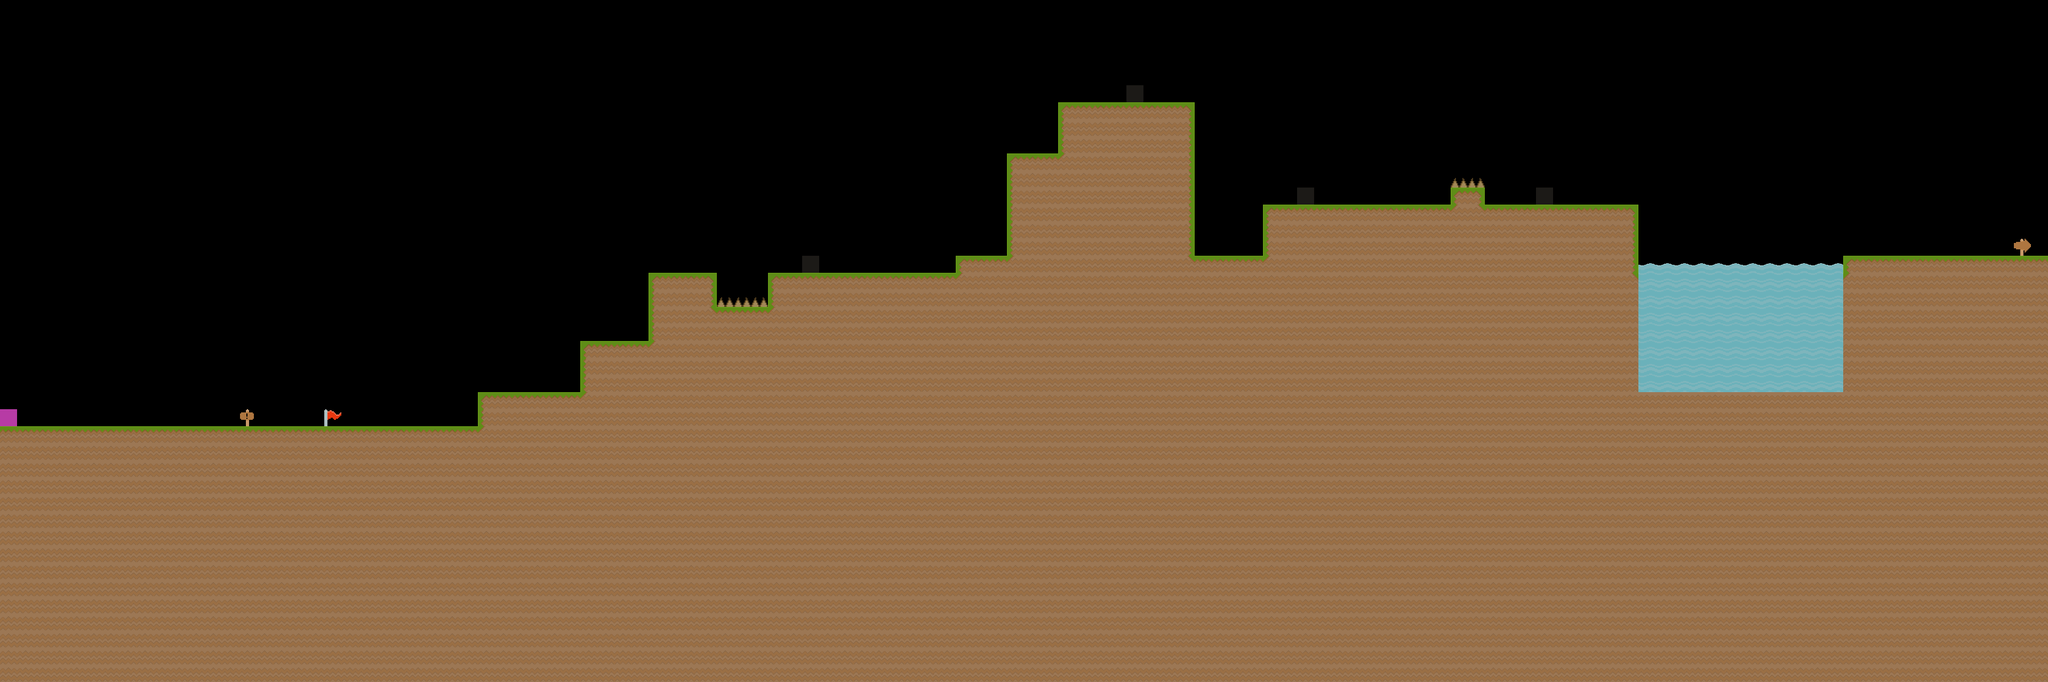

Below is a game level as drawn by its tile map, then a one-line description and the .tmx that defines it (tile-layer data replaced by summaries):
An orthogonal 120x40 tile map with 32x32 px tiles, 2 tile layers (Ground, Water).

<map version="1.4" tiledversion="1.4.2" orientation="orthogonal" renderorder="right-down" width="120" height="40" tilewidth="32" tileheight="32" infinite="0" nextlayerid="3" nextobjectid="1">
 <tileset firstgid="1" source="tileset2.tsx" />
 <layer id="1" name="Ground" width="120" height="40">
  <data>[4800 cells, 2703 non-empty, 14 distinct tile ids]</data>
 </layer>
 <layer id="2" name="Water" width="120" height="40">
  <data>[4800 cells, 96 non-empty, 2 distinct tile ids]</data>
 </layer>
</map>
